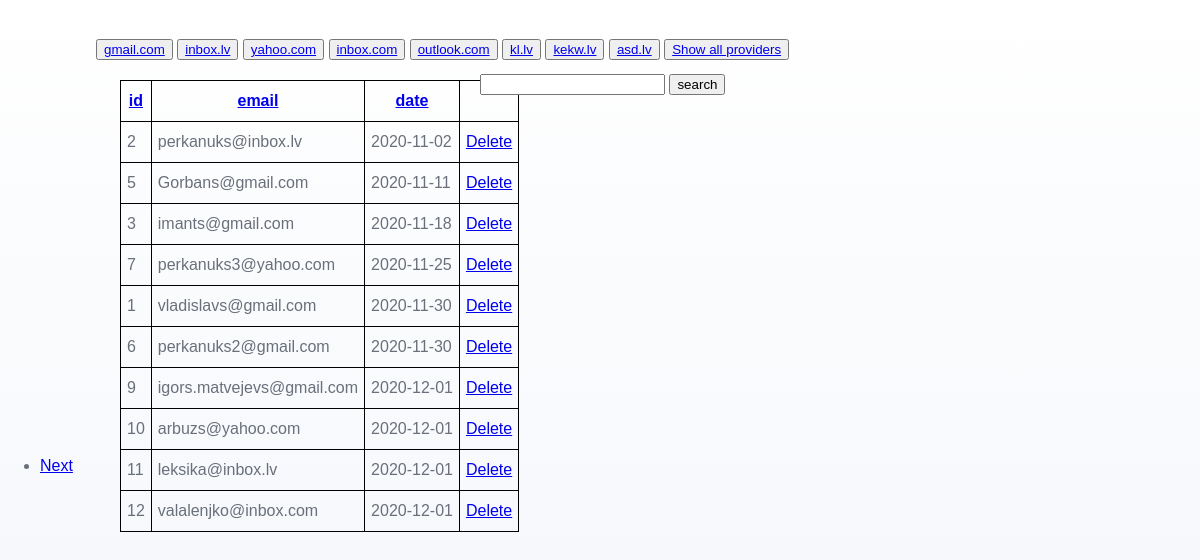
Screenshot of /tableContents.php with the database file from the repository.
### tables this page shows
CREATE TABLE IF NOT EXISTS `users_email` (
  `id` int UNSIGNED NOT NULL AUTO_INCREMENT,
  `email` varchar(50) NOT NULL,
  `date` date DEFAULT NULL,
  PRIMARY KEY (`id`),
  UNIQUE KEY `email` (`email`)
);

### web/functions.php (called while the page is built, shortened)
<?php
$tableColumns = array();
$providers    = array();
$sorting      = getSorting();
$filter       = $_GET['filter'];
$search       = $_GET['search'];
if (isset($_GET['page'])) {
    $page = $_GET['page'];
} else {
    $page = 1;
}
$recordsPerPage = 10;
$offset         = ($page - 1) * $recordsPerPage;
$query       = "SELECT * FROM users_email";
$countQuery  = "SELECT COUNT(*) FROM users_email";
$query       .= " ORDER BY $sorting LIMIT $offset, $recordsPerPage";
$result      = $mysqli->query($query);
$pagesResult = $mysqli->query($countQuery);
$totalRows   = mysqli_fetch_array($pagesResult)[0];
$totalPages  = ceil($totalRows / $recordsPerPage);
function getSorting()
{
    $sort = $_GET['sort'];
    switch ($sort) {
        default:
            return $sort = "date";
    }
}

### web/tableContents.php (the view, shortened to what this page needs)
<?php
include('createTable.php');
include('functions.php');
?>
<!DOCTYPE html>
<html lang="en">
<head>
    <link rel="stylesheet" href="css/style.css"/>
</head>
<body>
<table style="position: relative; left: 10%;top: 10%">
    <?php
    while ($column = mysqli_fetch_field($result)) : ?>
        <th>
            <?php
            echo "<a href=tableContents.php?search=$search&sort=$column->name&order=$order&filter=$filter>"
                ."$column->name"."</a>";
            array_push($tableColumns, $column->name); ?>
        </th>
    <?php
    endwhile;
    while ($row = mysqli_fetch_array($buttonQuery)) {
        foreach ($tableColumns as $item) {
            if ($item == "email") {
                $provider = checkProvider($row[$item]);
                if ($provider !== ""
                    && !in_array($provider, $providers, true)
                ) {
                    array_push($providers, $provider);
                }
            }
        }
    } ?>
    <?php
    while ($row = mysqli_fetch_array($result)) : ?>
        <tr>
            <?php
            foreach ($tableColumns as $item) : ?>
                <td>
                    <?php
                    echo $row[$item]; ?>
                </td>
            <?php
            endforeach; ?>
            <td>
                <?php
                echo "<a href=delete.php?id=$row[0]> Delete </a>" ?>
            </td>
        </tr>
    <?php
    endwhile; ?>
</table>
<div style="position: absolute; left: 8%; top: 35px">
    <?php
    foreach ($providers as $provider) : ?>
        <button>
            <?php
            echo("<a href=tableContents.php?search=$search&sort=$sorting&filter=$provider>"
                ."$provider"."</a>") ?>
        </button>
    <?php
    endforeach; ?>
    <button><a href="tableContents.php"> Show all providers</a></button>
</div>
<div style="position: absolute; left: 40%; top: 70px">
    <form action="tableContents.php" method="get">
        <input type="text" name="search">
        <input type="submit" value="search">
    </form>
</div>
<ul>
    <?php
    if ($page !== strval($totalPages) && $page !== (int)$totalPages): ?>
        <li>
            <?php
            echo "<a href=";
            echo "?page=".($page + 1)
                ."&search=$search&sort=$sorting&order=$order&filter=$filter>"
                ."Next"."</a>"; ?>
        </li>
    <?php
    endif; ?>
</ul>
</body>
</html>

### web/css/style.css (style rules this page uses)
body { background: linear-gradient(180deg, #FFFFFF 0%, #F2F5FA 100%) no-repeat; width: 100%; height: 100vh; margin: 0; font-family: Arial, Helvetica, sans-serif; font-size: 16px; line-height: 28px; color: #6A707B; }
*, *:before, *::after { -webkit-box-sizing: border-box; box-sizing: border-box; margin: 0; }
::placeholder { position: relative; top: 2px; font-size: 16px; }

### web/tableContents.php (style rules this page uses)
table, th, td { border: 1px solid black; border-collapse: collapse; }
th, td { padding: 6px; }

### rows the page displays
users_email: id "2", email "perkanuks@inbox.lv", date "2020-11-02"
users_email: id "5", email "Gorbans@gmail.com", date "2020-11-11"
users_email: id "3", email "imants@gmail.com", date "2020-11-18"
users_email: id "7", email "perkanuks3@yahoo.com", date "2020-11-25"
users_email: id "1", email "vladislavs@gmail.com", date "2020-11-30"
users_email: id "6", email "perkanuks2@gmail.com", date "2020-11-30"
users_email: id "9", email "igors.matvejevs@gmail.com", date "2020-12-01"
users_email: id "10", email "arbuzs@yahoo.com", date "2020-12-01"
users_email: id "11", email "leksika@inbox.lv", date "2020-12-01"
users_email: id "12", email "valalenjko@inbox.com", date "2020-12-01"

### other values shown
$column->name "id"
$column->name "email"
$column->name "date"
$provider "gmail.com"
$provider "inbox.lv"
$provider "yahoo.com"
$provider "inbox.com"
$provider "outlook.com"
$provider "kl.lv"
$provider "kekw.lv"
$provider "asd.lv"
